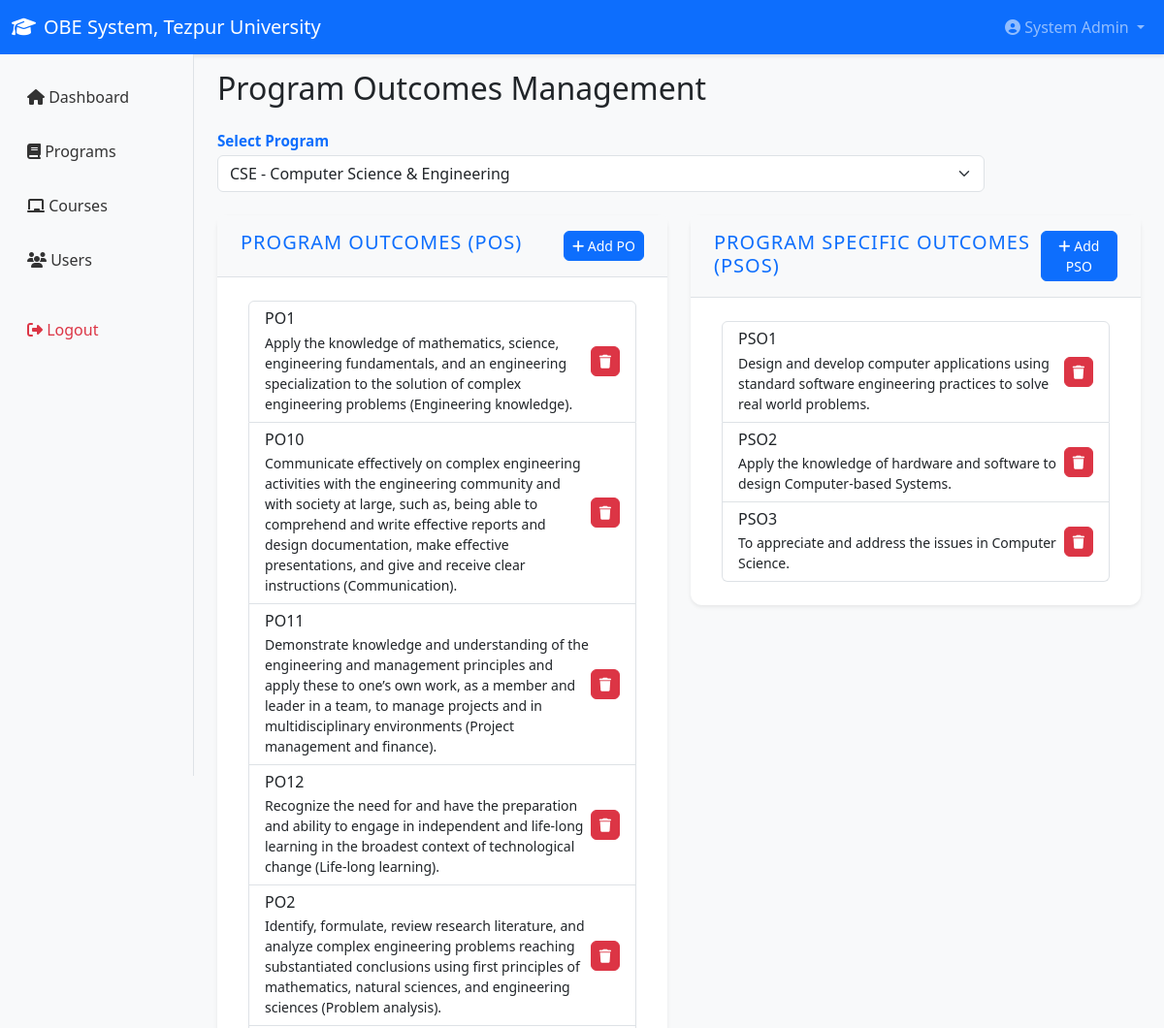
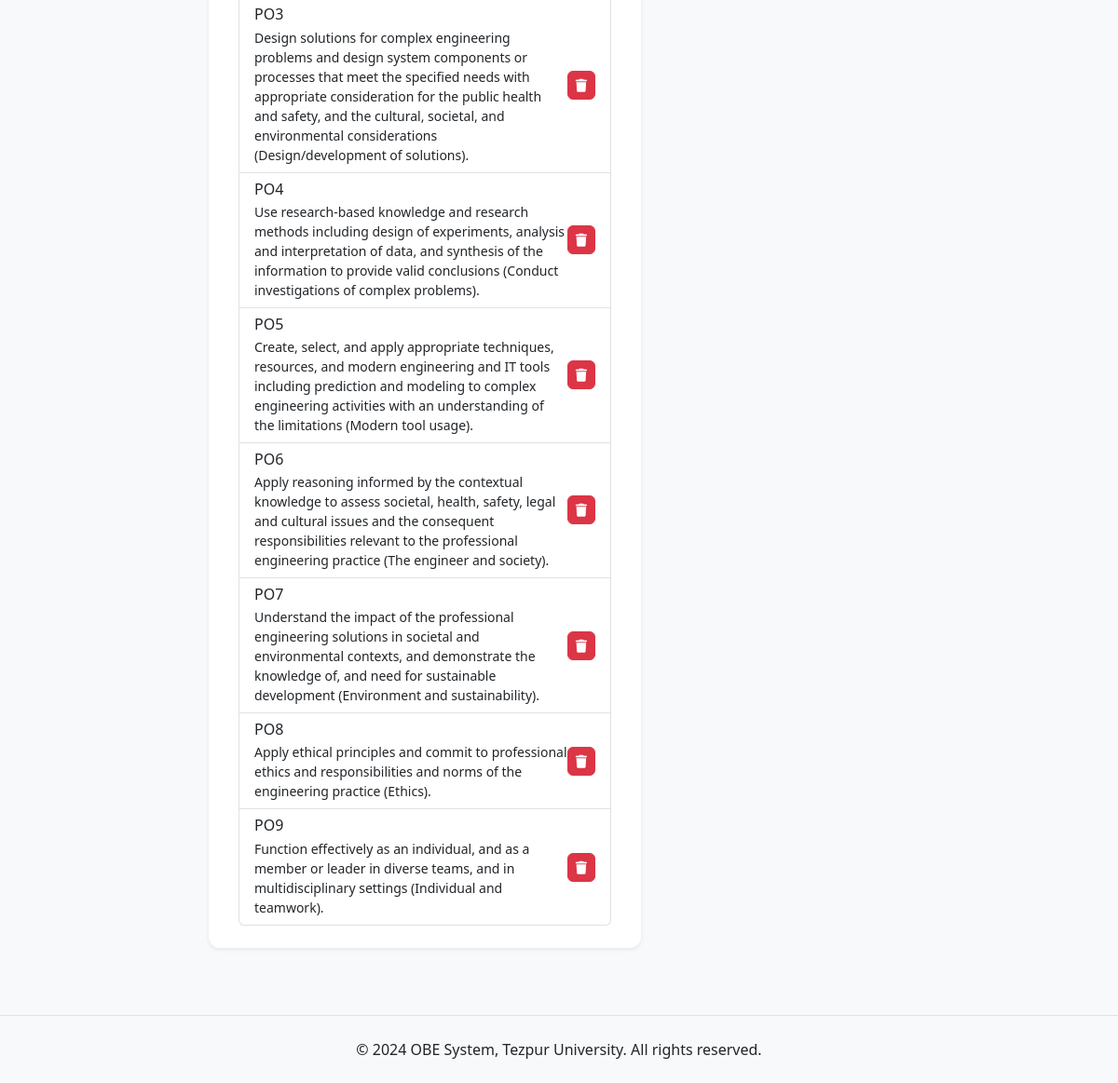
The app's page /admin/outcomes.php?program_id=1 (signed in) with its own data (2 pictures, top to bottom).
### tables this page shows
CREATE TABLE `program_outcomes` (
  `id` int(11) NOT NULL,
  `program_id` int(11) NOT NULL,
  `code` varchar(20) NOT NULL,
  `description` text NOT NULL,
  `created_at` timestamp NOT NULL DEFAULT current_timestamp()
);

CREATE TABLE `program_specific_outcomes` (
  `id` int(11) NOT NULL,
  `program_id` int(11) NOT NULL,
  `code` varchar(20) NOT NULL,
  `description` text NOT NULL,
  `created_at` timestamp NOT NULL DEFAULT current_timestamp()
);

### includes/auth.php (called while the page is built, shortened)
<?php
function base64UrlEncode($data) {
    return rtrim(strtr(base64_encode($data), '+/', '-_'), '=');
}
function base64UrlDecode($data) {
    $pad = 4 - (strlen($data) % 4);
    return base64_decode(strtr($data, '-_', '+/'));
}
function validateJWT($jwt) {
    $tokenParts = explode('.', $jwt);
    list($base64UrlHeader, $base64UrlPayload, $base64UrlSignature) = $tokenParts;
    $signature = hash_hmac('sha256', $base64UrlHeader . "." . $base64UrlPayload, JWT_SECRET_KEY, true);
    $expectedSignature = base64UrlEncode($signature);
    $payload = json_decode(base64UrlDecode($base64UrlPayload), true);
    return $payload;
}
function getCurrentUser() {
    $payload = validateJWT($_COOKIE['auth_token']);
    return $payload ?: null;
}
function isLoggedIn() {
    return getCurrentUser() !== null;
}
function hasRole($role) {
    $user = getCurrentUser();
    return $user && $user['role'] === $role;
}
?>

### includes/db.php (called while the page is built, shortened)
<?php
class Database {
    private $conn;
    public function __construct() {
        $this->conn = new mysqli(DB_HOST, DB_USER, DB_PASS, DB_NAME);
        $this->conn->set_charset("utf8mb4");
    }
    public function query($sql) {
        return $this->conn->query($sql);
    }
    public function prepare($sql) {
        return $this->conn->prepare($sql);
    }
}
function getDB() {
    static $db = null;
    if (!$db) {
        $db = new Database();
    }
    return $db;
}
?>

### admin/outcomes.php (the view, shortened to what this page needs)
<?php
require_once '../includes/db.php';
require_once '../includes/auth.php';
$db = getDB();
$program_id = isset($_GET['program_id']) ? intval($_GET['program_id']) : 0;
include '../includes/header.php';
?>
<h2 class="mb-4">Program Outcomes Management</h2>
<div class="row mb-4">
    <div class="col-md-12">
        <form method="GET" class="row g-3">
            <div class="col-md-10">
                <label class="form-label">Select Program</label>
                <select name="program_id" class="form-select" onchange="this.form.submit()">
                    <?php
                    $prog_result = $db->query("SELECT * FROM programs ORDER BY name");
                    while ($prog = $prog_result->fetch_assoc()):
                    ?>
                    <option value="<?php echo $prog['id']; ?>" <?php echo ($program_id == $prog['id']) ? 'selected' : ''; ?>>
                        <?php echo $prog['code'] . ' - ' . $prog['name']; ?>
                    </option>
                    <?php endwhile; ?>
                </select>
            </div>
        </form>
    </div>
</div>
<?php if ($program_id > 0): ?>
<div class="row">
    <div class="col-md-6">
        <div class="card">
            <div class="card-header d-flex justify-content-between">
                <h5 class="mb-0">Program Outcomes (POs)</h5>
                <button class="btn btn-sm btn-primary" data-bs-toggle="modal" data-bs-target="#addPOModal">
                    <i class="fas fa-plus"></i> Add PO
                </button>
            </div>
            <div class="card-body">
                <?php
                $stmt = $db->prepare("SELECT * FROM program_outcomes WHERE program_id = ? ORDER BY code");
                $stmt->bind_param("i", $program_id);
                $stmt->execute();
                $result = $stmt->get_result();
                ?>
                <div class="list-group">
                    <?php while ($row = $result->fetch_assoc()): ?>
                    <div class="list-group-item d-flex justify-content-between align-items-center">
                        <div>
                            <h6 class="mb-1"><?php echo $row['code']; ?></h6>
                            <p class="mb-0 small"><?php echo $row['description']; ?></p>
                        </div>
                        <form method="POST" onsubmit="return confirm('Delete this PO?');" class="m-0 p-0">
                            <button type="submit" class="btn btn-sm btn-danger" title="Delete PO">
                                <i class="fas fa-trash"></i>
                            </button>
                        </form>
                    </div>
                    <?php endwhile; ?>
                </div>
            </div>
        </div>
    </div>
    <div class="col-md-6">
        <div class="card">
            <div class="card-header d-flex justify-content-between">
                <h5 class="mb-0">Program Specific Outcomes (PSOs)</h5>
                <button class="btn btn-sm btn-primary" data-bs-toggle="modal" data-bs-target="#addPSOModal">
                    <i class="fas fa-plus"></i> Add PSO
                </button>
            </div>
            <div class="card-body">
                <?php
                $stmt = $db->prepare("SELECT * FROM program_specific_outcomes WHERE program_id = ? ORDER BY code");
                $stmt->bind_param("i", $program_id);
                $stmt->execute();
                $result = $stmt->get_result();
                ?>
                <div class="list-group">
                    <?php while ($row = $result->fetch_assoc()): ?>
                    <div class="list-group-item d-flex justify-content-between align-items-center">
                        <div>
                            <h6 class="mb-1"><?php echo $row['code']; ?></h6>
                            <p class="mb-0 small"><?php echo $row['description']; ?></p>
                        </div>
                        <form method="POST" onsubmit="return confirm('Delete this PSO?');" class="m-0 p-0">
                            <button type="submit" class="btn btn-sm btn-danger" title="Delete PSO">
                                <i class="fas fa-trash"></i>
                            </button>
                        </form>
                    </div>
                    <?php endwhile; ?>
                </div>
            </div>
        </div>
    </div>
</div>
<?php endif; ?>
<?php include '../includes/footer.php'; ?>

### includes/header.php (shortened to what this page needs)
<!DOCTYPE html>
<html lang="en">
<head>
    <link href="https://cdn.jsdelivr.net/npm/bootstrap@5.3.0/dist/css/bootstrap.min.css" rel="stylesheet">
    <link href="https://cdnjs.cloudflare.com/ajax/libs/font-awesome/6.4.0/css/all.min.css" rel="stylesheet">
    <link href="<?php echo SITE_URL; ?>/assets/css/style.css" rel="stylesheet">
</head>
<body>
    <nav class="navbar navbar-expand-lg navbar-dark bg-primary">
        <div class="container-fluid">
            <a class="navbar-brand" href="index.php">
                <i class="fas fa-graduation-cap me-2"></i><?php echo SITE_NAME; ?>
            </a>
            <div class="collapse navbar-collapse" id="navbarNav">
                <ul class="navbar-nav ms-auto">
                    <?php if (isLoggedIn()): ?>
                        <li class="nav-item dropdown">
                            <a class="nav-link dropdown-toggle" href="#" id="userMenu" role="button" data-bs-toggle="dropdown">
                                <i class="fas fa-user-circle"></i> <?php
                                    $user = getCurrentUser();
                                    echo $user['full_name'] ?? 'User';
                                ?>
                            </a>
                        </li>
                    <?php else: ?>
                        <li class="nav-item">
                            <a class="nav-link" href="index.php"><i class="fas fa-sign-in-alt"></i> Login</a>
                        </li>
                    <?php endif; ?>
                </ul>
            </div>
        </div>
    </nav>
    <?php if (isLoggedIn()): ?>
    <div class="container-fluid">
        <div class="row">
            <nav class="col-md-3 col-lg-2 d-md-block bg-light sidebar">
                <div class="position-sticky pt-3">
                    <ul class="nav flex-column">
                        <li class="nav-item">
                            <a class="nav-link <?php echo basename($_SERVER['PHP_SELF']) === 'dashboard.php' ? 'active' : ''; ?>" href="<?php echo SITE_URL; ?>/dashboard.php"><i class="fas fa-home"></i> Dashboard</a>
                        </li>
                        <?php if (hasRole('admin')): ?>
                            <li class="nav-item"><a class="nav-link <?php echo basename($_SERVER['PHP_SELF']) === 'programs.php' ? 'active' : ''; ?>" href="<?php echo SITE_URL; ?>/admin/programs.php"><i class="fas fa-book"></i> Programs</a></li>
                            <li class="nav-item"><a class="nav-link <?php echo basename($_SERVER['PHP_SELF']) === 'courses.php' ? 'active' : ''; ?>" href="<?php echo SITE_URL; ?>/admin/courses.php"><i class="fas fa-chalkboard"></i> Courses</a></li>
                            <li class="nav-item"><a class="nav-link <?php echo basename($_SERVER['PHP_SELF']) === 'users.php' ? 'active' : ''; ?>" href="<?php echo SITE_URL; ?>/admin/users.php"><i class="fas fa-users"></i> Users</a></li>
                        <?php endif; ?>
                        <li class="nav-item mt-3">
                            <a class="nav-link text-danger" href="<?php echo SITE_URL; ?>/logout.php">
                                <i class="fas fa-sign-out-alt"></i> Logout
                            </a>
                        </li>
                    </ul>
                </div>
            </nav>
            <main class="col-md-9 ms-sm-auto col-lg-10 px-md-4 pt-3">
    <?php endif; ?>

### includes/footer.php (shortened to what this page needs)
    <?php if (isLoggedIn()): ?>
            </main>
        </div>
    </div>
    <?php endif; ?>
    <footer class="bg-light text-center py-4 mt-5">
        <div class="container-fluid">
            <p class="mb-0">&copy; 2024 <?php echo SITE_NAME; ?>. All rights reserved.</p>
        </div>
    </footer>
</body>
</html>

### assets/css/style.css (style rules this page uses)
* { margin: 0; padding: 0; box-sizing: border-box; }
body { font-family: 'Segoe UI', Tahoma, Geneva, Verdana, sans-serif; background-color: #f8f9fa; color: #212529; }
.navbar { box-shadow: 0 2px 4px rgba(0,0,0,0.1); }
.sidebar { position: sticky; top: 56px; height: calc(100vh - 56px); overflow-y: auto; background-color: #f8f9fa; border-right: 1px solid #dee2e6; }
.sidebar .nav-link { color: #333; padding: 0.75rem 1rem; border-radius: 0.375rem; margin: 0.25rem 0; transition: all 0.3s ease; }
.card { border: none; box-shadow: 0 0.125rem 0.25rem rgba(0,0,0,0.075); margin-bottom: 1.5rem; border-radius: 0.75rem; background: #ffffff; transition: box-shadow 0.3s ease; }
.card-header { background-color: #f8f9fa; border-bottom: 1px solid #dee2e6; font-weight: 600; font-size: 1.25rem; padding: 1rem 1.5rem; border-top-left-radius: 0.75rem; border-top-right-radius: 0.75rem; color: #0d6efd; letter-spacing: 0.05em; text-transform: uppercase; }
.card-body { padding: 1.5rem 2rem; color: #212529; font-size: 1rem; }
.form-label { font-weight: 600; color: #0d6efd; font-size: 0.95rem; margin-bottom: 0.2rem; display: block; }
.btn { border-radius: 0.375rem; font-weight: 500; transition: all 0.2s ease; cursor: pointer; }
footer { margin-top: auto; background-color: #f8f9fa; border-top: 1px solid #dee2e6; }

### records on screen
program_outcomes: code "PO1", description "Apply the knowledge of mathematics, science, engineering fundamentals, and an engineering specialization to the solution of complex engineering problems (Engineering knowledge)."
program_outcomes: code "PO10", description "Communicate effectively on complex engineering activities with the engineering community and with society at large, such as, being able to comprehend and write effective reports and design documentation, make effective presentations, and give and receive clear instructions (Communication)."
program_outcomes: code "PO11", description "Demonstrate knowledge and understanding of the engineering and management principles and apply these to one’s own work, as a member and leader in a team, to manage projects and in multidisciplinary environments (Project management and finance)."
program_outcomes: code "PO12", description "Recognize the need for and have the preparation and ability to engage in independent and life-long learning in the broadest context of technological change (Life-long learning)."
program_outcomes: code "PO2", description "Identify, formulate, review research literature, and analyze complex engineering problems reaching substantiated conclusions using first principles of mathematics, natural sciences, and engineering sciences (Problem analysis)."
program_outcomes: code "PO3", description "Design solutions for complex engineering problems and design system components or processes that meet the specified needs with appropriate consideration for the public health and safety, and the cultural, societal, and environmental considerations (Design/development of solutions)."
program_outcomes: code "PO4", description "Use research-based knowledge and research methods including design of experiments, analysis and interpretation of data, and synthesis of the information to provide valid conclusions (Conduct investigations of complex problems)."
program_outcomes: code "PO5", description "Create, select, and apply appropriate techniques, resources, and modern engineering and IT tools including prediction and modeling to complex engineering activities with an understanding of the limitations (Modern tool usage)."
program_outcomes: code "PO6", description "Apply reasoning informed by the contextual knowledge to assess societal, health, safety, legal and cultural issues and the consequent responsibilities relevant to the professional engineering practice (The engineer and society)."
program_outcomes: code "PO7", description "Understand the impact of the professional engineering solutions in societal and environmental contexts, and demonstrate the knowledge of, and need for sustainable development (Environment and sustainability)."
program_outcomes: code "PO8", description "Apply ethical principles and commit to professional ethics and responsibilities and norms of the engineering practice (Ethics)."
program_outcomes: code "PO9", description "Function effectively as an individual, and as a member or leader in diverse teams, and in multidisciplinary settings (Individual and teamwork)."
program_specific_outcomes: code "PSO1", description "Design and develop computer applications using standard software engineering practices to solve real world problems."
program_specific_outcomes: code "PSO2", description "Apply the knowledge of hardware and software to design Computer-based Systems."
program_specific_outcomes: code "PSO3", description "To appreciate and address the issues in Computer Science."

### other values on screen
SITE_NAME "OBE System, Tezpur University"
$user['full_name'] "System Admin"
form field program_id "CSE - Computer Science & Engineering"
